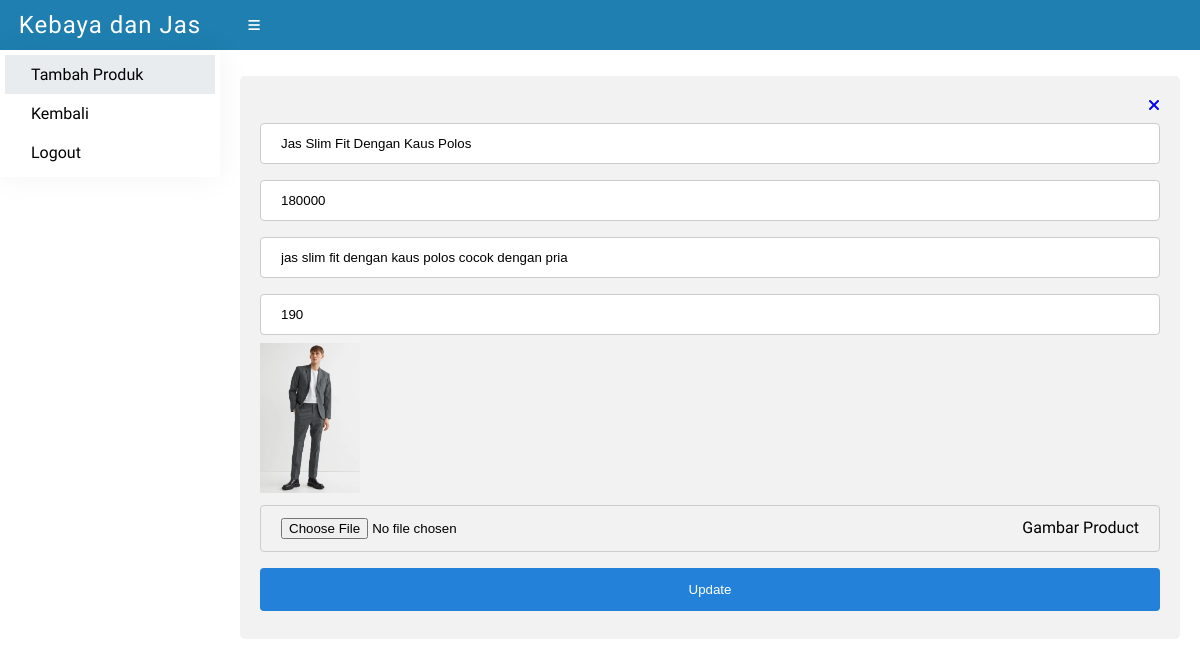
/admin/data-produk/update-produk?id=1 (signed in), run on an earlier commit of the app's database.
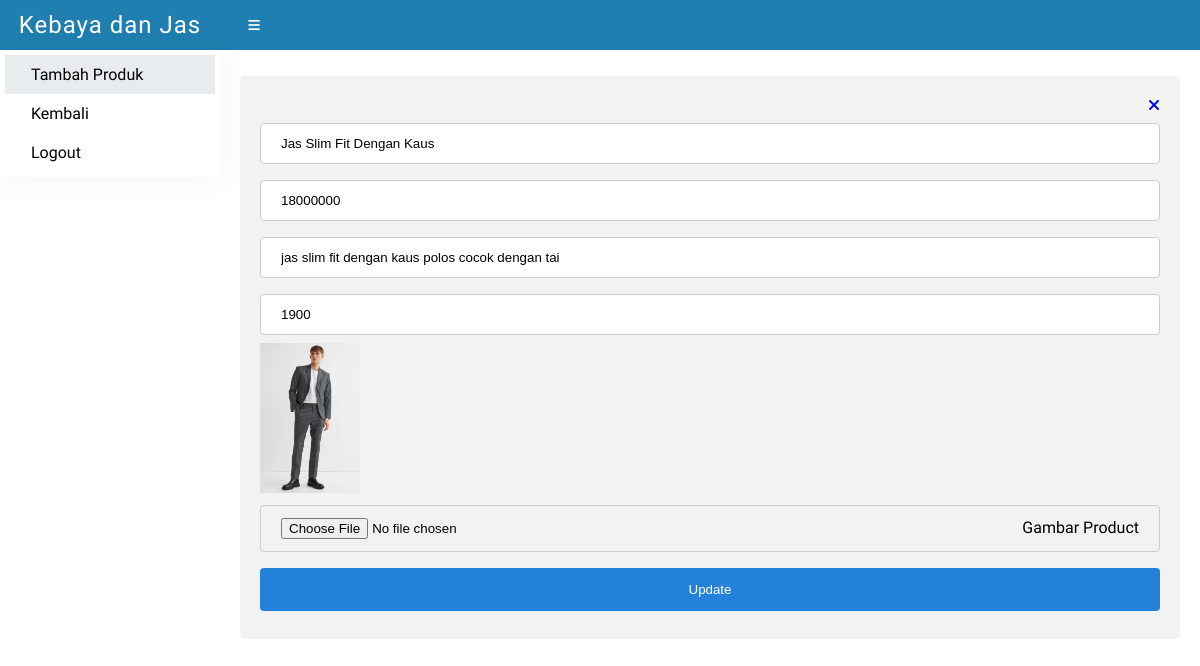
And on a later commit of the database.
### tables this page shows
CREATE TABLE `tb_product` (
  `product_id` int(11) NOT NULL,
  `product_name` varchar(255) DEFAULT NULL,
  `product_desc` varchar(255) DEFAULT NULL,
  `product_thumb` varchar(255) DEFAULT NULL,
  `product_stok` int(100) DEFAULT NULL,
  `product_price` int(100) DEFAULT NULL
);

### admin/data-produk/produk_function.php (called while the page is built, shortened)
<?php
$conn = mysqli_connect("localhost", "root", "", "db_store");
function query($query)
{
    global $conn;
    $result = mysqli_query($conn, $query);
    $rows = [];
    while ($row = mysqli_fetch_assoc($result)) {
        $rows[] = $row;
    }
    return $rows;
}

### admin/data-produk/update-produk.php (the view, shortened to what this page needs)
<?php
require './produk_function.php';
$id = (isset($_GET['id'])) ? $_GET['id'] : null;
if ($id != null) {
    $productId = query("SELECT * FROM tb_product WHERE product_id = '$id'")[0];
}
?>
<!DOCTYPE html>
<html lang="en">
<head>
    <link rel="stylesheet" href="../style.css">
</head>
<body>
    <div class="container">
        <div class="header">
            <div class="header-logo">
                <span class="site-title">Kebaya dan Jas</span>
            </div>
            <div class="header-search">
                <button class="button-menu">
                    <i class="fas fa-bars"></i>
                </button>
            </div>
        </div>
        <div class="main">
            <div class="sidebar">
                <ul>
                    <li><a href="./update-produk" class="active"><span>Tambah Produk</span></a></li>
                    <li><a href="./"><span>Kembali</span></a></li>
                    <li><a href="../../auth/logout"><span>Logout</span></a></li>
                </ul>
            </div>
            <div class="page-content">
                <div class="form-grup" style="margin-top: 1rem;">
                    <form action="" method="POST" enctype="multipart/form-data">
                        <a style="float: right;" href="./"><i class="fas fa-times"></i></a>
                        <input type="text" id="nama_produk" name="nama_produk" value="<?= $productId['product_name'] ?>" class="input">
                        <input type="text" id="harga_produk" name="harga_produk" value="<?= $productId['product_price'] ?>" class="input">
                        <input type="text" id="desc_produk" name="desc_produk" value="<?= $productId['product_desc'] ?>" class="input">
                        <input type="number" id="stok_produk" name="stok_produk" value="<?= $productId['product_stok'] ?>" class="input">
                        <img src="../../img/<?= $productId['product_thumb'] ?>" style="width: 100px;">
                        <label class="custom-file-upload">
                            <input type="file" name="gambar" id="gambar" />
                            <span style="float: right;">Gambar Product</span>
                        </label>
                        <input type="submit" name="edit-product" value="Update" class="submit-input">
                    </form>
                </div>
            </div>
        </div>
    </div>
</body>
</html>

What changed in the data, as far as the page shows it:
changed tb_product: nama_produk "Jas Slim Fit Dengan Kaus Polos" → "Jas Slim Fit Dengan Kaus"; harga_produk "180000" → "18000000"; desc_produk "jas slim fit dengan kaus polos cocok dengan pria" → "jas slim fit dengan kaus polos cocok dengan tai"; stok_produk "190" → "1900"
